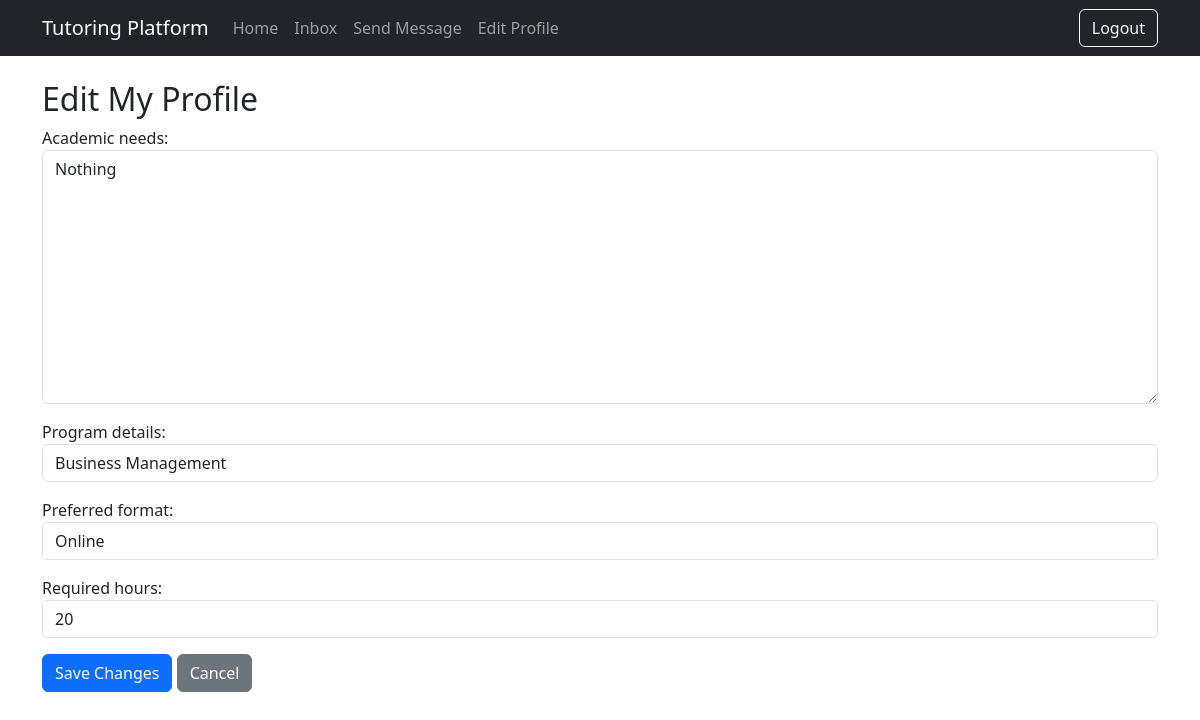
The page /student/profile/edit/ (signed in) on the database its author committed.
### core/models.py (models this page shows, shortened)
class StudentProfile(models.Model):
    user = models.OneToOneField(CustomUser, on_delete=models.CASCADE, limit_choices_to={'role': 'student'})
    academic_needs = models.TextField()
    program_details = models.CharField(max_length=255)
    preferred_format = models.CharField(max_length=50)
    required_hours = models.PositiveIntegerField()

### core/views.py (the view)
# urls.py: path('student/profile/edit/', edit_student_profile, name='edit_student_profile'),
@login_required
def edit_student_profile(request):
    if request.user.role != 'student':
        return redirect('dashboard')  # or show error
    profile = StudentProfile.objects.get(user=request.user)
    if request.method == 'POST':
        form = StudentProfileEditForm(request.POST, instance=profile)
        if form.is_valid():
            form.save()
            return redirect('dashboard')
    else:
        form = StudentProfileEditForm(instance=profile)
    return render(request, 'edit_student_profile.html', {'form': form})

### core/forms.py
class StudentProfileEditForm(forms.ModelForm):
    class Meta:
        model = StudentProfile
        fields = ['academic_needs', 'program_details', 'preferred_format', 'required_hours']
        widgets = {
            'academic_needs': forms.Textarea(attrs={'class': 'form-control'}),
            'program_details': forms.TextInput(attrs={'class': 'form-control'}),
            'preferred_format': forms.TextInput(attrs={'class': 'form-control'}),
            'required_hours': forms.NumberInput(attrs={'class': 'form-control'}),
        }

### core/templates/edit_student_profile.html (shortened to what this page needs)
{% extends 'base.html' %}
{% block content %}
<h2>Edit My Profile</h2>
<form method="post">
  {{ form.as_p }}
  <button type="submit" class="btn btn-primary">Save Changes</button>
  <a href="{% url 'dashboard' %}" class="btn btn-secondary">Cancel</a>
</form>
{% endblock %}

### rows shown on the page
StudentProfile: academic_needs "Nothing", program_details "Business Management", preferred_format "Online", required_hours "20"
